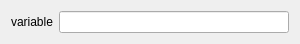
<?xml version="1.0" encoding="UTF-8"?>
<ui version="4.0">
 <class>CEosCommandWidgetPrompt</class>
 <widget class="QWidget" name="CEosCommandWidgetPrompt">
  <property name="geometry">
   <rect>
    <x>0</x>
    <y>0</y>
    <width>300</width>
    <height>38</height>
   </rect>
  </property>
  <property name="windowTitle">
   <string>Form</string>
  </property>
  <layout class="QGridLayout" name="gridLayout">
   <item row="0" column="0">
    <widget class="QLabel" name="label">
     <property name="text">
      <string>variable</string>
     </property>
    </widget>
   </item>
   <item row="0" column="1">
    <widget class="QLineEdit" name="pLineEdit">
     <property name="text">
      <string/>
     </property>
    </widget>
   </item>
  </layout>
 </widget>
 <resources/>
 <connections/>
</ui>
